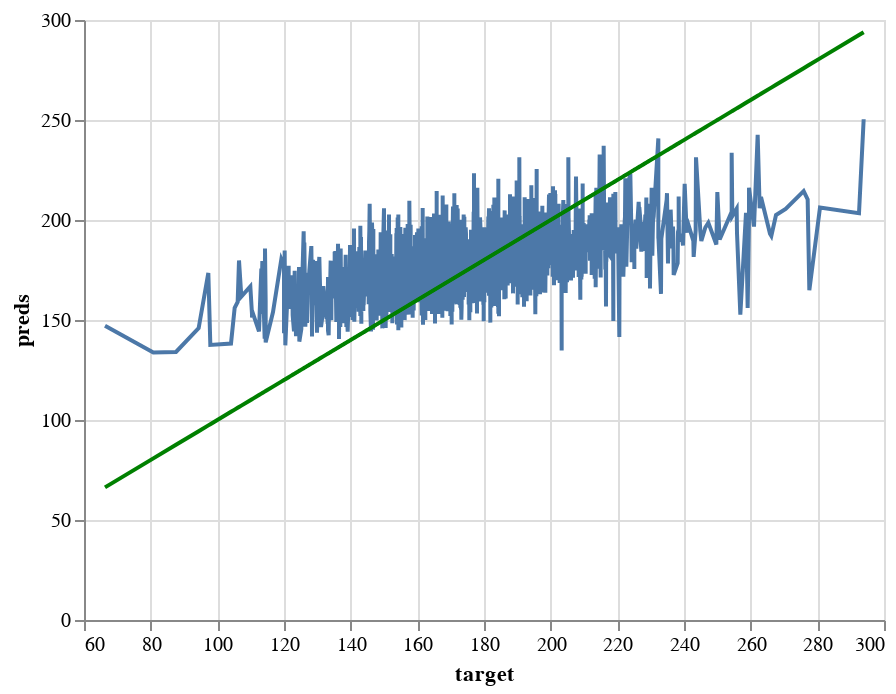

Notebook source saved alongside this figure:
### Code cell
# predictions vs target line charts on the train set
perfect_test_2 = alt.Chart(pd.DataFrame({'target': y_train_2, 'preds': y_train_2})).mark_line(color='green').encode(
    x='target',
    y='preds'
)

pred_chart_test_2 = alt.Chart(pd.DataFrame({'target': y_train_2, 'preds': y_train_preds_2})).mark_line().encode(
    x='target',
    y='preds'
  )

pred_chart_test_2 + perfect_test_2

### Figure 1 — Vega-Lite specification as saved in the notebook (floating-point values rounded to 4 significant figures; data arrays with more than 128 entries replaced by an {"elided": "..."} marker saying what was removed)
{"config": {"view": {"continuousWidth": 400, "continuousHeight": 300}}, "layer": [{"data": {"name": "data-3343af6087279f2e09f31de990a8b517"}, "mark": "line", "encoding": {"x": {"field": "target", "type": "quantitative"}, "y": {"field": "preds", "type": "quantitative"}}}, {"data": {"name": "data-bf78e41ea337c5e97d8b2ba65c1ec9dc"}, "mark": {"type": "line", "color": "green"}, "encoding": {"x": {"field": "target", "type": "quantitative"}, "y": {"field": "preds", "type": "quantitative"}}}], "$schema": "https://vega.github.io/schema/vega-lite/v4.17.0.json", "datasets": {"data-3343af6087279f2e09f31de990a8b517": {"elided": "1926 records"}, "data-bf78e41ea337c5e97d8b2ba65c1ec9dc": {"elided": "1926 records"}}}
